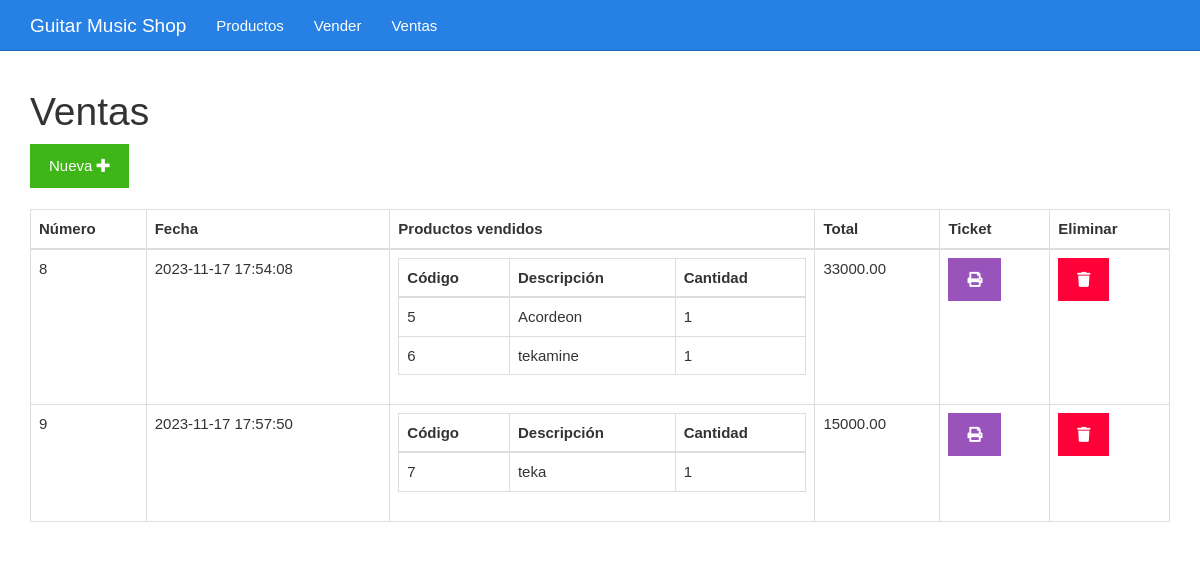
Page /ventas.php on the committed database.
### tables this page shows
CREATE TABLE `ventas` (
  `id` bigint(20) UNSIGNED NOT NULL,
  `fecha` datetime NOT NULL,
  `total` decimal(10,2) DEFAULT NULL
);

### ventas.php (the view)
<?php include_once "encabezado.php" ?>
<?php
include_once "base_de_datos.php";
$sentencia = $base_de_datos->query("SELECT ventas.total, ventas.fecha, ventas.id, GROUP_CONCAT(	productos.id_producto, '..',  productos.nombreProducto, '..', productos_vendidos.cantidad SEPARATOR '__') AS productos FROM ventas INNER JOIN productos_vendidos ON productos_vendidos.id_venta = ventas.id INNER JOIN productos ON productos.id = productos_vendidos.id_producto GROUP BY ventas.id ORDER BY ventas.id;");
$ventas = $sentencia->fetchAll(PDO::FETCH_OBJ);
?>
	<div class="col-xs-12">
		<h1>Ventas</h1>
		<div>
			<a class="btn btn-success" href="./vender.php">Nueva <i class="fa fa-plus"></i></a>
		</div>
		<br>
		<table class="table table-bordered">
			<thead>
				<tr>
					<th>Número</th>
					<th>Fecha</th>
					<th>Productos vendidos</th>
					<th>Total</th>
					<th>Ticket</th>
					<th>Eliminar</th>
				</tr>
			</thead>
			<tbody>
				<?php foreach($ventas as $venta){ ?>
				<tr>
					<td><?php echo $venta->id ?></td>
					<td><?php echo $venta->fecha ?></td>
					<td>
						<table class="table table-bordered">
							<thead>
								<tr>
									<th>Código</th>
									<th>Descripción</th>
									<th>Cantidad</th>
								</tr>
							</thead>
							<tbody>
								<?php foreach(explode("__", $venta->productos) as $productosConcatenados){
								$producto = explode("..", $productosConcatenados)
								?>
								<tr>
									<td><?php echo $producto[0] ?></td>
									<td><?php echo $producto[1] ?></td>
									<td><?php echo $producto[2] ?></td>
								</tr>
								<?php } ?>
							</tbody>
						</table>
					</td>
					<td><?php echo $venta->total ?></td>
					<td><a class="btn btn-info" href="<?php echo "imprimirTicket.php?id=" . $venta->id?>"><i class="fa fa-print"></i></a></td>
					<td><a class="btn btn-danger" href="<?php echo "eliminarVenta.php?id=" . $venta->id?>"><i class="fa fa-trash"></i></a></td>
				</tr>
				<?php } ?>
			</tbody>
		</table>
	</div>
<?php include_once "pie.php" ?>

### css/estilo.css (style rules this page uses)
body { padding-top: 70px; }

### rows in the picture
ventas: id "8", fecha "2023-11-17 17:54:08", producto "5", producto "Acordeon", producto "1", producto "6", producto "tekamine", total "33000.00"
ventas: id "9", fecha "2023-11-17 17:57:50", producto "7", producto "teka", producto "1", total "15000.00"
